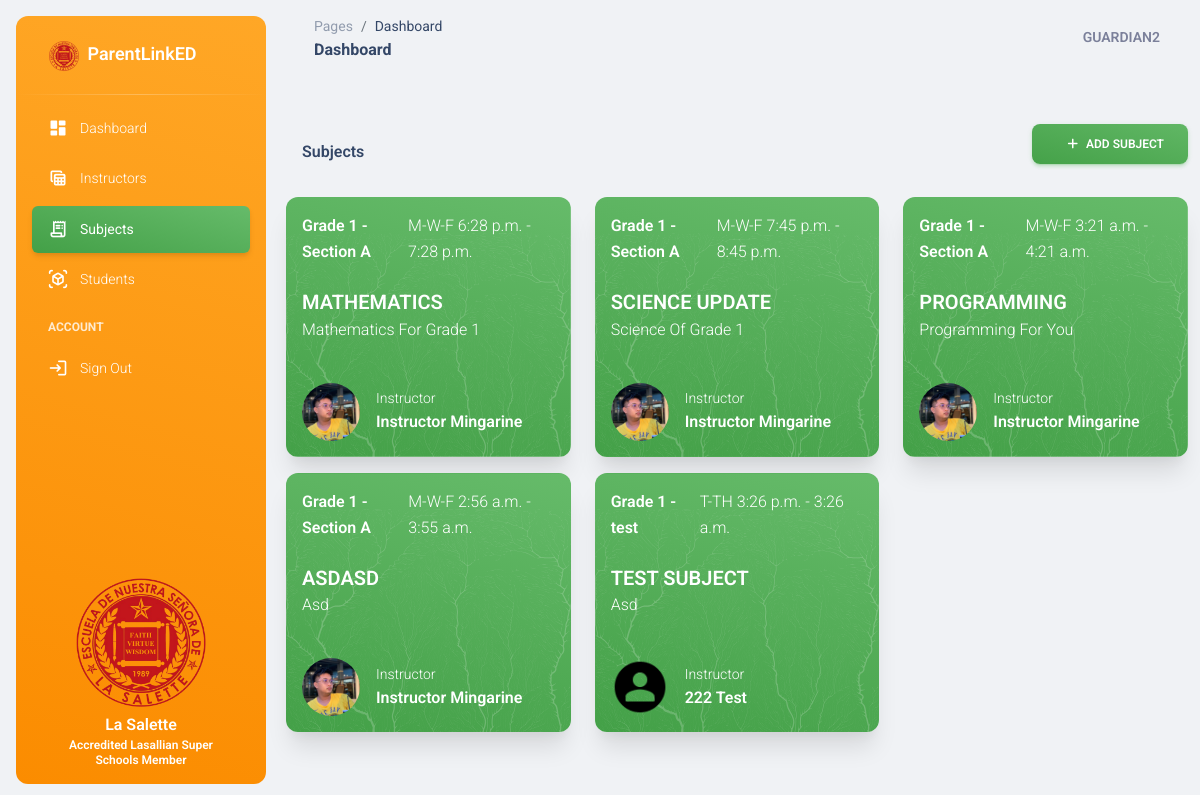
The page /subjects/ (signed in) on the database its author committed.
### base/models.py (models this page shows, shortened)
class Subject(models.Model):
    name = models.CharField(max_length=100)
    subject_code = models.CharField(max_length=100, null=True, blank=True)
    description = models.TextField(blank=True, null=True)
    day = models.CharField(max_length=100)
    start_time = models.TimeField()
    end_time = models.TimeField()
    slug = models.SlugField(max_length=255, unique=True, null=True, blank=True)

class YearLevelSection(models.Model):
    year_levels = [
        ('Grade 1', 'Grade 1'),
        ('Grade 2', 'Grade 2'),
        ('Grade 3', 'Grade 3'),
        ('Grade 4', 'Grade 4'),
        ('Grade 5', 'Grade 5'),
        ('Grade 6', 'Grade 6'),
    ]
    year_level = models.CharField(max_length=10, choices=year_levels)
    section = models.CharField(max_length=10)
    subjects = models.ManyToManyField(Subject, null=True, blank=True, related_name='year_level_sections')
    instructor = models.ForeignKey(Instructor, on_delete=models.CASCADE, related_name='year_level_sections', null = True, blank = True)
    slug = models.SlugField(max_length=255, unique=True, null=True, blank=True)

class Instructor(models.Model):
    user = models.OneToOneField(User, on_delete=models.CASCADE)
    employee_id = models.CharField(max_length=100, null = True, blank = True)
    contact_number = models.CharField(max_length=11, null = True, blank = True)
    address = models.CharField(max_length=255, null = True, blank = True)
    avatar = models.ImageField(upload_to='avatars/', default = '/default_avatar.png', null = True, blank = True)
    date_created = models.DateTimeField(auto_now_add=True, null = True, blank = True)

### base/views.py (the view)
# urls.py: path('subjects/', views.subject_page, name='subject_page'),
@login_required
def subject_page(request):
    subjects = Subject.objects.all().prefetch_related('year_level_sections__instructor')
    year_level_section = YearLevelSection.objects.all()
    context = {
        'subjects': subjects,
        'year_level_section': year_level_section
    }
    return render(request, 'base/admin/subjects.html', context)

### base/templates/base/admin/subjects.html (shortened to what this page needs)
{% extends 'base.html' %}
{% block content %}
<div class="row">
    <div class="d-flex justify-content-between align-items-center mt-4">
        <h6 class="m-3">Subjects</h6>
        <p class="text-sm mb-0">
            <a href="" class="btn bg-gradient-success" type="button" data-bs-toggle="modal" data-bs-target="#add_subject"><span class="font-weight-bold text-white ms-1"><i class="fa fa-plus mx-2"></i>Add Subject</span></a>
        </p>
    </div>
    {% for subj in subjects%}
      <div class="col-xl-4 mb-xl-0 mb-4 mt-3">
          <div class="card bg-transparent shadow-xl">
            <div class="overflow-hidden position-relative border-radius-xl">
                <img src="/static/assets/img/illustrations/pattern-tree.svg" class="position-absolute opacity-2 start-0 top-0 w-100 z-index-1 h-100" alt="pattern-tree">
                <span class="mask bg-gradient-success opacity-10"></span>
                <div class="card-body position-relative z-index-1 p-3">
                    <div class="d-flex justify-content-between align-items-center">
                    {% for year_level_section in subj.year_level_sections.all %}
                          <a href="{% url 'section_detail' year_level_section.slug %}"><h6 class="text-white text-md mb-0">{{ year_level_section.year_level }} - {{ year_level_section.section }}</h6></a>
                    {% endfor %}
                    <p class="text-white mb-0">{{ subj.day }} {{ subj.start_time}} - {{ subj.end_time}}</p>
                    </div>
                    <h5 class="text-white mt-4 mb-3 pb-2 text-uppercase">{{subj.name}}<br><span class="text-capitalize"><p>{{ subj.description}}</p></span></h5>
                    <div class="d-flex">
                        <div class="d-flex">
                          <div class="me-4">
                              <div class="d-flex">
                                      {% for year_level_section in subj.year_level_sections.all %}
                                      {% if year_level_section.instructor %}
                                          <div>
                                            <img src="{{ year_level_section.instructor.avatar.url }}" class="avatar avatar-lg me-3">
                                          </div>
                                          <div class="d-flex flex-column justify-content-center">
                                            <p class="text-sm text-white mb-0">Instructor</p>
                                            <a href="{% url 'instructor_detail' year_level_section.instructor.employee_id  %}"><h6 class="text-white mb-0 text-capitalize">{{ year_level_section.instructor.user }} {{ year_level_section.instructor.user.last_name}}</h6></a>
                                          </div>
                                          {% else %}
                                          <p>No instructor assigned</p>
                                      {% endif %}
                                      {% endfor %}
                              </div>
                          </div>
                        </div>
                    </div>
                </div>
            </div>
          </div>
      </div>
    {% endfor %}
</div>
{% endblock %}

### templates/includes/nav.html (shortened to what this page needs)
<nav class="navbar navbar-main navbar-expand-lg px-0 mx-4 shadow-none border-radius-xl" id="navbarBlur" data-scroll="true">
    <div class="container-fluid py-1 px-3">
      <nav aria-label="breadcrumb">
        <ol class="breadcrumb bg-transparent mb-0 pb-0 pt-1 px-0 me-sm-6 me-5">
          <li class="breadcrumb-item text-sm"><a class="opacity-5 text-dark" href="javascript:;">Pages</a></li>
          <li class="breadcrumb-item text-sm text-dark active" aria-current="page">Dashboard</li>
        </ol>
        <h6 class="font-weight-bolder mb-0">Dashboard</h6>
      </nav>
      <div class="collapse navbar-collapse mt-sm-0 mt-2 me-md-0 me-sm-4" id="navbar">
        <ul class="navbar-nav  justify-content-end">
          <li class="nav-item d-flex align-items-center">
            <a href="" class="nav-link text-body font-weight-bold px-0">
              <span class="d-sm-inline d-none text-uppercase">{{ request.user}}</span>
            </a>
          </li>
        </ul>
      </div>
    </div>
  </nav>

### rows shown on the page
Subject: day "M-W-F", start_time "6:28 p.m.", end_time "7:28 p.m.", name "MATHEMATICS", description "Mathematics For Grade 1"
YearLevelSection: year_level "Grade 1", section "Section A", instructor.avatar (picture), instructor.user "Instructor", instructor.user.last_name "Mingarine"
Subject: day "M-W-F", start_time "7:45 p.m.", end_time "8:45 p.m.", name "SCIENCE UPDATE", description "Science Of Grade 1"
Subject: day "M-W-F", start_time "3:21 a.m.", end_time "4:21 a.m.", name "PROGRAMMING", description "Programming For You"
Subject: day "M-W-F", start_time "2:56 a.m.", end_time "3:55 a.m.", name "ASDASD", description "Asd"
Subject: day "T-TH", start_time "3:26 p.m.", end_time "3:26 a.m.", name "TEST SUBJECT", description "Asd"
YearLevelSection: year_level "Grade 1", section "test", instructor.avatar (placeholder picture), instructor.user "222", instructor.user.last_name "Test"

### other values the page prints
{{ request.user }} "GUARDIAN2"
